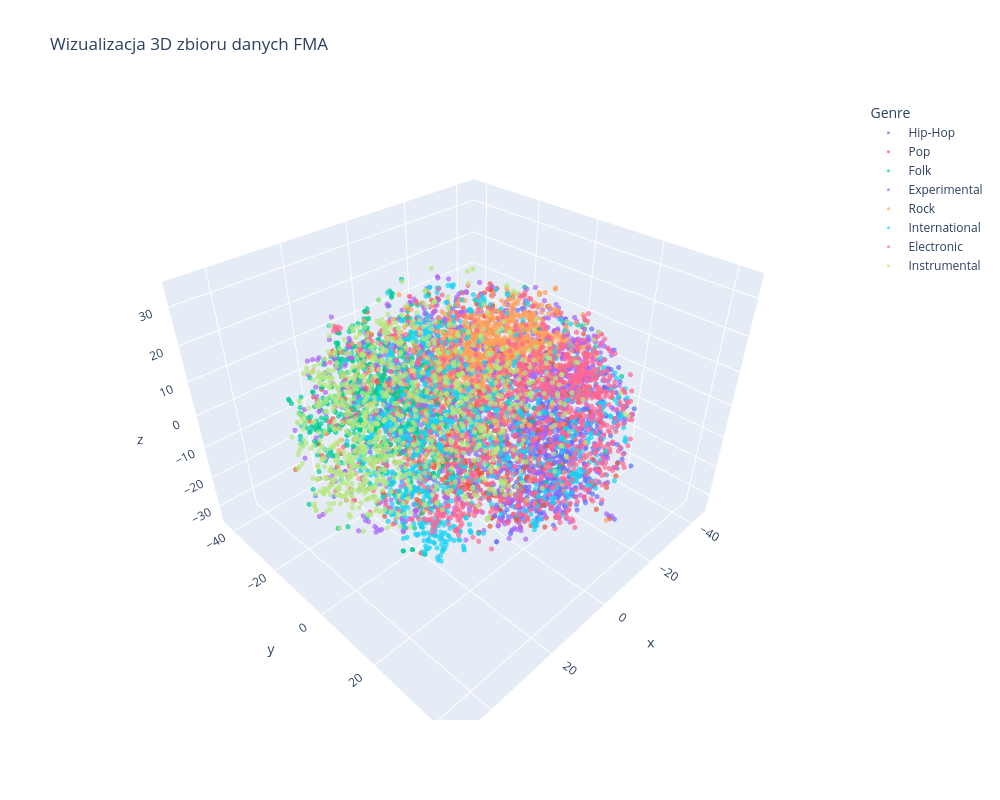

Source (notebook cell):
### Markdown cell above
# Wizualizacja 3d reprezentacji biblioteki librosa

### Code cell
visualise_3d(X_librosa, y_librosa)

### Figure 1 — Plotly figure (JSON) as saved in the notebook; plotly's stock layout.template omitted (floating-point values rounded to 4 significant figures; data arrays with more than 128 entries replaced by an {"elided": "..."} marker saying what was removed)
{"data": [{"hovertemplate": "Genre=Hip-Hop<br>x=%{x}<br>y=%{y}<br>z=%{z}<extra></extra>", "legendgroup": "Hip-Hop", "marker": {"color": "#636efa", "opacity": 0.7, "size": 3, "symbol": "circle"}, "mode": "markers", "name": "Hip-Hop", "scene": "scene", "showlegend": true, "type": "scatter3d", "x": {"elided": "1000 float values"}, "y": {"elided": "1000 float values"}, "z": {"elided": "1000 float values"}}, {"hovertemplate": "Genre=Pop<br>x=%{x}<br>y=%{y}<br>z=%{z}<extra></extra>", "legendgroup": "Pop", "marker": {"color": "#EF553B", "opacity": 0.7, "size": 3, "symbol": "circle"}, "mode": "markers", "name": "Pop", "scene": "scene", "showlegend": true, "type": "scatter3d", "x": {"elided": "1000 float values"}, "y": {"elided": "1000 float values"}, "z": {"elided": "1000 float values"}}, {"hovertemplate": "Genre=Folk<br>x=%{x}<br>y=%{y}<br>z=%{z}<extra></extra>", "legendgroup": "Folk", "marker": {"color": "#00cc96", "opacity": 0.7, "size": 3, "symbol": "circle"}, "mode": "markers", "name": "Folk", "scene": "scene", "showlegend": true, "type": "scatter3d", "x": {"elided": "1000 float values"}, "y": {"elided": "1000 float values"}, "z": {"elided": "1000 float values"}}, {"hovertemplate": "Genre=Experimental<br>x=%{x}<br>y=%{y}<br>z=%{z}<extra></extra>", "legendgroup": "Experimental", "marker": {"color": "#ab63fa", "opacity": 0.7, "size": 3, "symbol": "circle"}, "mode": "markers", "name": "Experimental", "scene": "scene", "showlegend": true, "type": "scatter3d", "x": {"elided": "999 float values"}, "y": {"elided": "999 float values"}, "z": {"elided": "999 float values"}}, {"hovertemplate": "Genre=Rock<br>x=%{x}<br>y=%{y}<br>z=%{z}<extra></extra>", "legendgroup": "Rock", "marker": {"color": "#FFA15A", "opacity": 0.7, "size": 3, "symbol": "circle"}, "mode": "markers", "name": "Rock", "scene": "scene", "showlegend": true, "type": "scatter3d", "x": {"elided": "999 float values"}, "y": {"elided": "999 float values"}, "z": {"elided": "999 float values"}}, {"hovertemplate": "Genre=International<br>x=%{x}<br>y=%{y}<br>z=%{z}<extra></extra>", "legendgroup": "International", "marker": {"color": "#19d3f3", "opacity": 0.7, "size": 3, "symbol": "circle"}, "mode": "markers", "name": "International", "scene": "scene", "showlegend": true, "type": "scatter3d", "x": {"elided": "1000 float values"}, "y": {"elided": "1000 float values"}, "z": {"elided": "1000 float values"}}, {"hovertemplate": "Genre=Electronic<br>x=%{x}<br>y=%{y}<br>z=%{z}<extra></extra>", "legendgroup": "Electronic", "marker": {"color": "#FF6692", "opacity": 0.7, "size": 3, "symbol": "circle"}, "mode": "markers", "name": "Electronic", "scene": "scene", "showlegend": true, "type": "scatter3d", "x": {"elided": "999 float values"}, "y": {"elided": "999 float values"}, "z": {"elided": "999 float values"}}, {"hovertemplate": "Genre=Instrumental<br>x=%{x}<br>y=%{y}<br>z=%{z}<extra></extra>", "legendgroup": "Instrumental", "marker": {"color": "#B6E880", "opacity": 0.7, "size": 3, "symbol": "circle"}, "mode": "markers", "name": "Instrumental", "scene": "scene", "showlegend": true, "type": "scatter3d", "x": {"elided": "1000 float values"}, "y": {"elided": "1000 float values"}, "z": {"elided": "1000 float values"}}], "layout": {"height": 800, "legend": {"title": {"text": "Genre"}, "tracegroupgap": 0}, "scene": {"domain": {"x": [0, 1], "y": [0, 1]}, "xaxis": {"title": {"text": "x"}}, "yaxis": {"title": {"text": "y"}}, "zaxis": {"title": {"text": "z"}}}, "title": {"text": "Wizualizacja 3D zbioru danych FMA"}, "width": 1000}}
